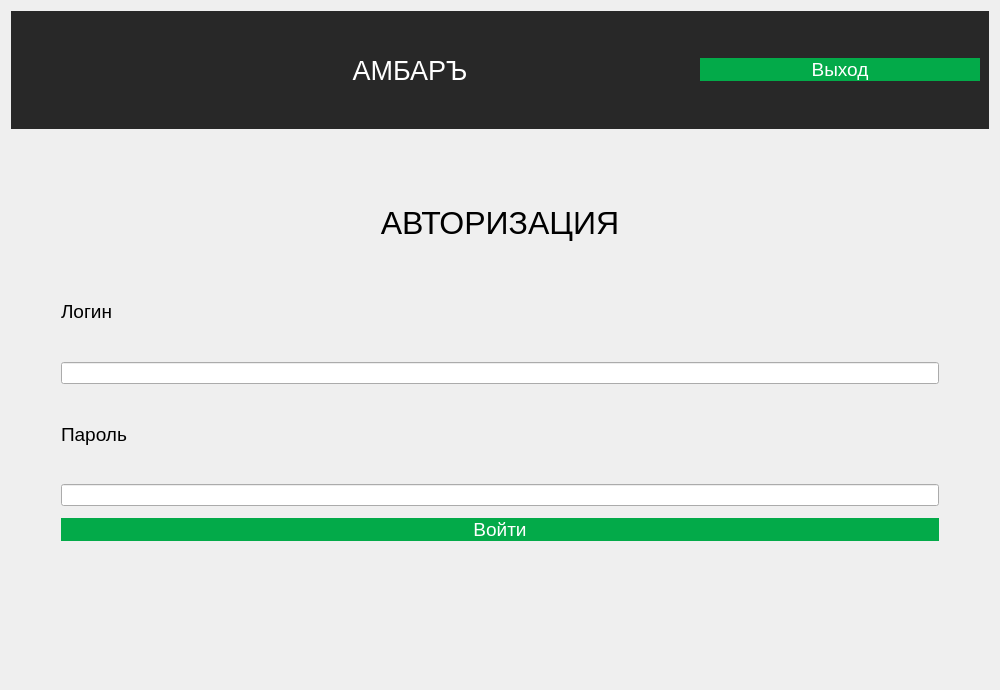
<?xml version="1.0" encoding="UTF-8"?>
<ui version="4.0">
 <class>Dialog</class>
 <widget class="QDialog" name="Dialog">
  <property name="geometry">
   <rect>
    <x>0</x>
    <y>0</y>
    <width>1000</width>
    <height>690</height>
   </rect>
  </property>
  <property name="minimumSize">
   <size>
    <width>1000</width>
    <height>600</height>
   </size>
  </property>
  <property name="windowTitle">
   <string>Учет заявок на ремонт оргтехники</string>
  </property>
  <property name="windowIcon">
   <iconset theme="accessories-dictionary">
    <selectedon>../../../../../logo.png</selectedon>
   </iconset>
  </property>
  <property name="toolTipDuration">
   <number>0</number>
  </property>
  <property name="styleSheet">
   <string notr="true">QPushButton {
background-color: rgb(4, 160, 255);
color: rgb(255, 255, 255);
border: 0px;
font: 14pt
}
QWidget
{font:  &quot;Comic Sans MS&quot;;
}
</string>
  </property>
  <property name="sizeGripEnabled">
   <bool>false</bool>
  </property>
  <layout class="QGridLayout" name="gridLayout">
   <item row="0" column="0">
    <widget class="QWidget" name="widget" native="true">
     <property name="styleSheet">
      <string notr="true">background-color: rgb(40, 40, 40);
</string>
     </property>
     <layout class="QHBoxLayout" name="horizontalLayout">
      <property name="spacing">
       <number>150</number>
      </property>
      <item>
       <widget class="QLabel" name="label">
        <property name="minimumSize">
         <size>
          <width>100</width>
          <height>100</height>
         </size>
        </property>
        <property name="maximumSize">
         <size>
          <width>100</width>
          <height>100</height>
         </size>
        </property>
        <property name="text">
         <string/>
        </property>
        <property name="textFormat">
         <enum>Qt::AutoText</enum>
        </property>
        <property name="pixmap">
         <pixmap>../media/mail.jpg</pixmap>
        </property>
        <property name="scaledContents">
         <bool>true</bool>
        </property>
       </widget>
      </item>
      <item>
       <widget class="QLabel" name="label_2">
        <property name="font">
         <font>
          <pointsize>20</pointsize>
          <weight>50</weight>
          <italic>false</italic>
          <bold>false</bold>
         </font>
        </property>
        <property name="styleSheet">
         <string notr="true">color: rgb(255, 255, 255);
font: 75 8pt &quot;MS Shell Dlg 2&quot;;
font: 20pt &quot;MS Shell Dlg 2&quot;;</string>
        </property>
        <property name="text">
         <string>АМБАРЪ</string>
        </property>
        <property name="alignment">
         <set>Qt::AlignCenter</set>
        </property>
       </widget>
      </item>
      <item>
       <widget class="QPushButton" name="AvtorButton">
        <property name="font">
         <font>
          <pointsize>14</pointsize>
          <weight>50</weight>
          <italic>false</italic>
          <bold>false</bold>
         </font>
        </property>
        <property name="styleSheet">
         <string notr="true">
background-color: rgb(3, 170, 73);</string>
        </property>
        <property name="text">
         <string>Выход</string>
        </property>
       </widget>
      </item>
     </layout>
    </widget>
   </item>
   <item row="1" column="0">
    <layout class="QHBoxLayout" name="horizontalLayout_2">
     <item>
      <widget class="QStackedWidget" name="stackedWidget">
       <property name="layoutDirection">
        <enum>Qt::LeftToRight</enum>
       </property>
       <property name="autoFillBackground">
        <bool>false</bool>
       </property>
       <property name="styleSheet">
        <string notr="true"/>
       </property>
       <property name="currentIndex">
        <number>0</number>
       </property>
       <widget class="QWidget" name="Avtorisation">
        <property name="layoutDirection">
         <enum>Qt::LeftToRight</enum>
        </property>
        <layout class="QGridLayout" name="gridLayout_2">
         <property name="leftMargin">
          <number>50</number>
         </property>
         <property name="topMargin">
          <number>50</number>
         </property>
         <property name="rightMargin">
          <number>50</number>
         </property>
         <property name="bottomMargin">
          <number>50</number>
         </property>
         <item row="0" column="0">
          <layout class="QVBoxLayout" name="verticalLayout">
           <property name="spacing">
            <number>12</number>
           </property>
           <item>
            <widget class="QLabel" name="label_3">
             <property name="font">
              <font>
               <pointsize>24</pointsize>
               <weight>50</weight>
               <italic>false</italic>
               <bold>false</bold>
              </font>
             </property>
             <property name="text">
              <string>АВТОРИЗАЦИЯ</string>
             </property>
             <property name="scaledContents">
              <bool>false</bool>
             </property>
             <property name="alignment">
              <set>Qt::AlignCenter</set>
             </property>
            </widget>
           </item>
           <item>
            <widget class="QLabel" name="label_4">
             <property name="font">
              <font>
               <pointsize>14</pointsize>
               <weight>50</weight>
               <italic>false</italic>
               <bold>false</bold>
              </font>
             </property>
             <property name="layoutDirection">
              <enum>Qt::LeftToRight</enum>
             </property>
             <property name="autoFillBackground">
              <bool>false</bool>
             </property>
             <property name="text">
              <string>Логин</string>
             </property>
             <property name="alignment">
              <set>Qt::AlignLeading|Qt::AlignLeft|Qt::AlignVCenter</set>
             </property>
            </widget>
           </item>
           <item>
            <widget class="QLineEdit" name="LoginField"/>
           </item>
           <item>
            <widget class="QLabel" name="label_5">
             <property name="font">
              <font>
               <pointsize>14</pointsize>
               <weight>50</weight>
               <italic>false</italic>
               <bold>false</bold>
              </font>
             </property>
             <property name="text">
              <string>Пароль</string>
             </property>
             <property name="alignment">
              <set>Qt::AlignLeading|Qt::AlignLeft|Qt::AlignVCenter</set>
             </property>
            </widget>
           </item>
           <item>
            <widget class="QLineEdit" name="PasswordField"/>
           </item>
           <item>
            <widget class="QPushButton" name="SignInButton">
             <property name="font">
              <font>
               <pointsize>14</pointsize>
               <weight>50</weight>
               <italic>false</italic>
               <bold>false</bold>
              </font>
             </property>
             <property name="styleSheet">
              <string notr="true">background-color: rgb(3, 170, 73);</string>
             </property>
             <property name="text">
              <string>Войти</string>
             </property>
            </widget>
           </item>
           <item>
            <widget class="QLabel" name="ErrorField">
             <property name="font">
              <font>
               <pointsize>14</pointsize>
               <weight>50</weight>
               <italic>false</italic>
               <bold>false</bold>
              </font>
             </property>
             <property name="styleSheet">
              <string notr="true">color: rgb(255, 0, 0);</string>
             </property>
             <property name="text">
              <string/>
             </property>
             <property name="alignment">
              <set>Qt::AlignCenter</set>
             </property>
            </widget>
           </item>
          </layout>
         </item>
        </layout>
       </widget>
       <widget class="QWidget" name="user">
        <layout class="QGridLayout" name="gridLayout_3">
         <item row="0" column="0">
          <layout class="QHBoxLayout" name="horizontalLayout_3">
           <item>
            <widget class="QTableWidget" name="tableWidget">
             <property name="minimumSize">
              <size>
               <width>700</width>
               <height>0</height>
              </size>
             </property>
            </widget>
           </item>
           <item>
            <layout class="QVBoxLayout" name="verticalLayout_4">
             <item>
              <layout class="QVBoxLayout" name="verticalLayout_2">
               <item>
                <layout class="QVBoxLayout" name="verticalLayout_3">
                 <item>
                  <widget class="QLineEdit" name="lineEdit"/>
                 </item>
                 <item>
                  <widget class="QLineEdit" name="lineEdit_2"/>
                 </item>
                 <item>
                  <widget class="QLineEdit" name="lineEdit_3"/>
                 </item>
                 <item>
                  <widget class="QLineEdit" name="lineEdit_4"/>
                 </item>
                 <item>
                  <widget class="QLineEdit" name="lineEdit_5"/>
                 </item>
                 <item>
                  <widget class="QLineEdit" name="lineEdit_6"/>
                 </item>
                 <item>
                  <widget class="QLineEdit" name="lineEdit_7"/>
                 </item>
                 <item>
                  <widget class="QLineEdit" name="lineEdit_11"/>
                 </item>
                 <item>
                  <widget class="QLineEdit" name="lineEdit_8"/>
                 </item>
                 <item>
                  <widget class="QLineEdit" name="lineEdit_9"/>
                 </item>
                 <item>
                  <widget class="QLineEdit" name="lineEdit_10"/>
                 </item>
                </layout>
               </item>
               <item>
                <widget class="QPushButton" name="edit_button">
                 <property name="styleSheet">
                  <string notr="true">background-color: rgb(3, 170, 73);</string>
                 </property>
                 <property name="text">
                  <string>редактировать</string>
                 </property>
                </widget>
               </item>
               <item>
                <widget class="QPushButton" name="delete_button">
                 <property name="styleSheet">
                  <string notr="true">background-color: rgb(3, 170, 73);</string>
                 </property>
                 <property name="text">
                  <string>удалить</string>
                 </property>
                </widget>
               </item>
               <item>
                <widget class="QPushButton" name="insert_button">
                 <property name="styleSheet">
                  <string notr="true">background-color: rgb(3, 170, 73);</string>
                 </property>
                 <property name="text">
                  <string>добавить</string>
                 </property>
                </widget>
               </item>
              </layout>
             </item>
            </layout>
           </item>
          </layout>
         </item>
        </layout>
       </widget>
      </widget>
     </item>
    </layout>
   </item>
  </layout>
 </widget>
 <resources/>
 <connections/>
</ui>
